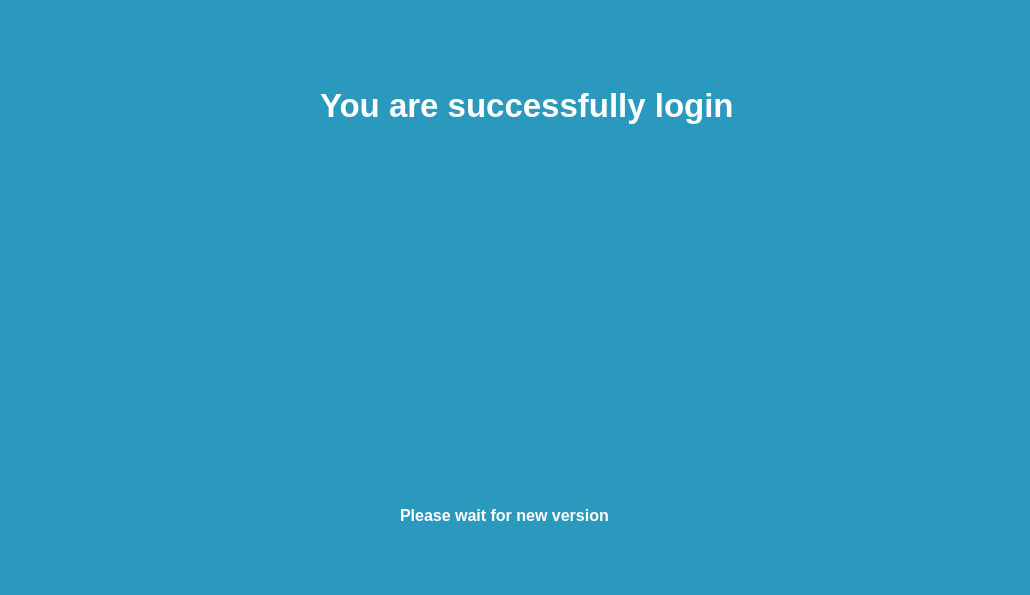
<?xml version="1.0" encoding="UTF-8"?>
<ui version="4.0">
 <class>Form</class>
 <widget class="QWidget" name="Form">
  <property name="geometry">
   <rect>
    <x>0</x>
    <y>0</y>
    <width>1030</width>
    <height>595</height>
   </rect>
  </property>
  <property name="windowTitle">
   <string>Folder Secure</string>
  </property>
  <property name="styleSheet">
   <string notr="true">background-color: rgb(43, 152, 189);</string>
  </property>
  <widget class="QLabel" name="label">
   <property name="geometry">
    <rect>
     <x>320</x>
     <y>60</y>
     <width>481</width>
     <height>91</height>
    </rect>
   </property>
   <property name="font">
    <font>
     <pointsize>25</pointsize>
     <weight>75</weight>
     <bold>true</bold>
    </font>
   </property>
   <property name="styleSheet">
    <string notr="true">color: rgb(255, 255, 255);</string>
   </property>
   <property name="text">
    <string>You are successfully login</string>
   </property>
  </widget>
  <widget class="QLabel" name="label_2">
   <property name="geometry">
    <rect>
     <x>400</x>
     <y>470</y>
     <width>481</width>
     <height>91</height>
    </rect>
   </property>
   <property name="font">
    <font>
     <pointsize>12</pointsize>
     <weight>75</weight>
     <bold>true</bold>
    </font>
   </property>
   <property name="styleSheet">
    <string notr="true">color: rgb(255, 255, 255);</string>
   </property>
   <property name="text">
    <string>Please wait for new version</string>
   </property>
  </widget>
 </widget>
 <resources>
  <include location="arrow.qrc"/>
 </resources>
 <connections/>
</ui>
